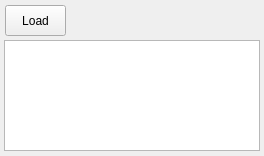
<?xml version="1.0" encoding="UTF-8"?>
<ui version="4.0">
 <class>window</class>
 <widget class="QMainWindow" name="window">
  <property name="geometry">
   <rect>
    <x>0</x>
    <y>0</y>
    <width>264</width>
    <height>156</height>
   </rect>
  </property>
  <property name="sizePolicy">
   <sizepolicy hsizetype="Preferred" vsizetype="Preferred">
    <horstretch>0</horstretch>
    <verstretch>0</verstretch>
   </sizepolicy>
  </property>
  <property name="minimumSize">
   <size>
    <width>264</width>
    <height>156</height>
   </size>
  </property>
  <property name="maximumSize">
   <size>
    <width>264</width>
    <height>156</height>
   </size>
  </property>
  <property name="windowTitle">
   <string>Headsets</string>
  </property>
  <property name="windowIcon">
   <iconset resource="../images/bluetooth_image.qrc">
    <normaloff>:/bt_image/bluetooth_window_icon.png</normaloff>:/bt_image/bluetooth_window_icon.png</iconset>
  </property>
  <property name="autoFillBackground">
   <bool>false</bool>
  </property>
  <property name="tabShape">
   <enum>QTabWidget::Rounded</enum>
  </property>
  <widget class="QWidget" name="centralwidget">
   <widget class="QPushButton" name="load_button">
    <property name="geometry">
     <rect>
      <x>5</x>
      <y>5</y>
      <width>61</width>
      <height>31</height>
     </rect>
    </property>
    <property name="sizePolicy">
     <sizepolicy hsizetype="Fixed" vsizetype="Fixed">
      <horstretch>0</horstretch>
      <verstretch>0</verstretch>
     </sizepolicy>
    </property>
    <property name="text">
     <string>Load</string>
    </property>
   </widget>
   <widget class="QListWidget" name="listBox">
    <property name="geometry">
     <rect>
      <x>4</x>
      <y>40</y>
      <width>256</width>
      <height>111</height>
     </rect>
    </property>
    <property name="sizePolicy">
     <sizepolicy hsizetype="Expanding" vsizetype="Expanding">
      <horstretch>0</horstretch>
      <verstretch>0</verstretch>
     </sizepolicy>
    </property>
   </widget>
   <widget class="QLabel" name="bt_icon">
    <property name="geometry">
     <rect>
      <x>74</x>
      <y>8</y>
      <width>17</width>
      <height>25</height>
     </rect>
    </property>
    <property name="text">
     <string/>
    </property>
    <property name="pixmap">
     <pixmap resource="../images/bluetooth_image.qrc">:/bt_image/bluetooth_image.png</pixmap>
    </property>
    <property name="scaledContents">
     <bool>false</bool>
    </property>
   </widget>
  </widget>
 </widget>
 <resources>
  <include location="../images/bluetooth_image.qrc"/>
 </resources>
 <connections/>
 <designerdata>
  <property name="gridDeltaX">
   <number>2</number>
  </property>
  <property name="gridDeltaY">
   <number>2</number>
  </property>
  <property name="gridSnapX">
   <bool>true</bool>
  </property>
  <property name="gridSnapY">
   <bool>true</bool>
  </property>
  <property name="gridVisible">
   <bool>true</bool>
  </property>
 </designerdata>
</ui>
